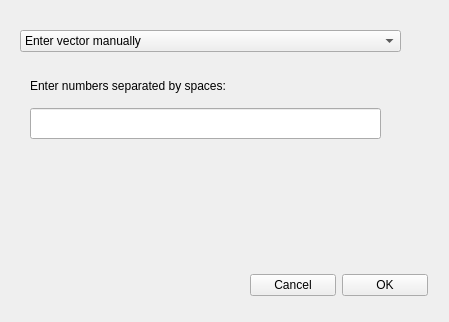
<?xml version="1.0" encoding="UTF-8"?>
<ui version="4.0">
 <class>FrequenciesDialog</class>
 <widget class="QDialog" name="FrequenciesDialog">
  <property name="geometry">
   <rect>
    <x>0</x>
    <y>0</y>
    <width>449</width>
    <height>322</height>
   </rect>
  </property>
  <property name="windowTitle">
   <string>Dialog</string>
  </property>
  <widget class="QWidget" name="layoutWidget">
   <property name="geometry">
    <rect>
     <x>20</x>
     <y>30</y>
     <width>381</width>
     <height>221</height>
    </rect>
   </property>
   <layout class="QVBoxLayout" name="verticalLayout_5">
    <item>
     <widget class="QComboBox" name="modeStack">
      <item>
       <property name="text">
        <string>Enter vector manually</string>
       </property>
      </item>
      <item>
       <property name="text">
        <string>logspace (a,b,c)</string>
       </property>
      </item>
      <item>
       <property name="text">
        <string>linspace (a,b,c)</string>
       </property>
      </item>
      <item>
       <property name="text">
        <string>Load vector from filePath</string>
       </property>
      </item>
     </widget>
    </item>
    <item>
     <widget class="QStackedWidget" name="selecVector">
      <property name="currentIndex">
       <number>0</number>
      </property>
      <widget class="QWidget" name="manual">
       <widget class="QLineEdit" name="manualValues">
        <property name="geometry">
         <rect>
          <x>10</x>
          <y>50</y>
          <width>351</width>
          <height>31</height>
         </rect>
        </property>
       </widget>
       <widget class="QLabel" name="label">
        <property name="geometry">
         <rect>
          <x>10</x>
          <y>20</y>
          <width>291</width>
          <height>16</height>
         </rect>
        </property>
        <property name="text">
         <string>Enter numbers separated by spaces:</string>
        </property>
       </widget>
      </widget>
      <widget class="QWidget" name="logspace">
       <widget class="QWidget" name="layoutWidget2">
        <property name="geometry">
         <rect>
          <x>30</x>
          <y>40</y>
          <width>176</width>
          <height>94</height>
         </rect>
        </property>
        <layout class="QHBoxLayout" name="horizontalLayout_2">
         <item>
          <layout class="QVBoxLayout" name="verticalLayout_3">
           <item>
            <widget class="QLabel" name="label_6">
             <property name="text">
              <string>Start:</string>
             </property>
            </widget>
           </item>
           <item>
            <widget class="QLabel" name="label_7">
             <property name="text">
              <string>End:</string>
             </property>
            </widget>
           </item>
           <item>
            <widget class="QLabel" name="label_8">
             <property name="text">
              <string>n:</string>
             </property>
            </widget>
           </item>
          </layout>
         </item>
         <item>
          <layout class="QVBoxLayout" name="verticalLayout_4">
           <item>
            <widget class="QLineEdit" name="logStart"/>
           </item>
           <item>
            <widget class="QLineEdit" name="logEnd"/>
           </item>
           <item>
            <widget class="QLineEdit" name="logCount"/>
           </item>
          </layout>
         </item>
        </layout>
       </widget>
      </widget>
      <widget class="QWidget" name="linspace">
       <widget class="QWidget" name="layoutWidget3">
        <property name="geometry">
         <rect>
          <x>30</x>
          <y>40</y>
          <width>176</width>
          <height>94</height>
         </rect>
        </property>
        <layout class="QHBoxLayout" name="horizontalLayout">
         <item>
          <layout class="QVBoxLayout" name="verticalLayout">
           <item>
            <widget class="QLabel" name="label_3">
             <property name="text">
              <string>Start:</string>
             </property>
            </widget>
           </item>
           <item>
            <widget class="QLabel" name="label_4">
             <property name="text">
              <string>End:</string>
             </property>
            </widget>
           </item>
           <item>
            <widget class="QLabel" name="label_5">
             <property name="text">
              <string>n:</string>
             </property>
            </widget>
           </item>
          </layout>
         </item>
         <item>
          <layout class="QVBoxLayout" name="verticalLayout_2">
           <item>
            <widget class="QLineEdit" name="linStart"/>
           </item>
           <item>
            <widget class="QLineEdit" name="linEnd"/>
           </item>
           <item>
            <widget class="QLineEdit" name="linCount"/>
           </item>
          </layout>
         </item>
        </layout>
       </widget>
      </widget>
      <widget class="QWidget" name="fichero">
       <widget class="QPushButton" name="fileButton">
        <property name="geometry">
         <rect>
          <x>20</x>
          <y>30</y>
          <width>161</width>
          <height>25</height>
         </rect>
        </property>
        <property name="text">
         <string>Choose filePath</string>
        </property>
       </widget>
       <widget class="QTextBrowser" name="filePathLabel">
        <property name="geometry">
         <rect>
          <x>20</x>
          <y>60</y>
          <width>256</width>
          <height>121</height>
         </rect>
        </property>
       </widget>
       <widget class="QLabel" name="label_2">
        <property name="geometry">
         <rect>
          <x>30</x>
          <y>10</y>
          <width>121</width>
          <height>16</height>
         </rect>
        </property>
        <property name="text">
         <string>Input filePath:</string>
        </property>
       </widget>
      </widget>
     </widget>
    </item>
   </layout>
  </widget>
  <widget class="QWidget" name="layoutWidget4">
   <property name="geometry">
    <rect>
     <x>250</x>
     <y>270</y>
     <width>178</width>
     <height>31</height>
    </rect>
   </property>
   <layout class="QHBoxLayout" name="horizontalLayout_3">
    <item>
     <widget class="QPushButton" name="cancelButton">
      <property name="text">
       <string>Cancel</string>
      </property>
     </widget>
    </item>
    <item>
     <widget class="QPushButton" name="okButton">
      <property name="text">
       <string>OK</string>
      </property>
     </widget>
    </item>
   </layout>
  </widget>
  <zorder>layoutWidget</zorder>
  <zorder>layoutWidget</zorder>
  <zorder>selecVector</zorder>
 </widget>
 <resources/>
 <connections>
  <connection>
   <sender>modeStack</sender>
   <signal>currentIndexChanged(int)</signal>
   <receiver>selecVector</receiver>
   <slot>setCurrentIndex(int)</slot>
   <hints>
    <hint type="sourcelabel">
     <x>138</x>
     <y>41</y>
    </hint>
    <hint type="destinationlabel">
     <x>138</x>
     <y>80</y>
    </hint>
   </hints>
  </connection>
 </connections>
</ui>
